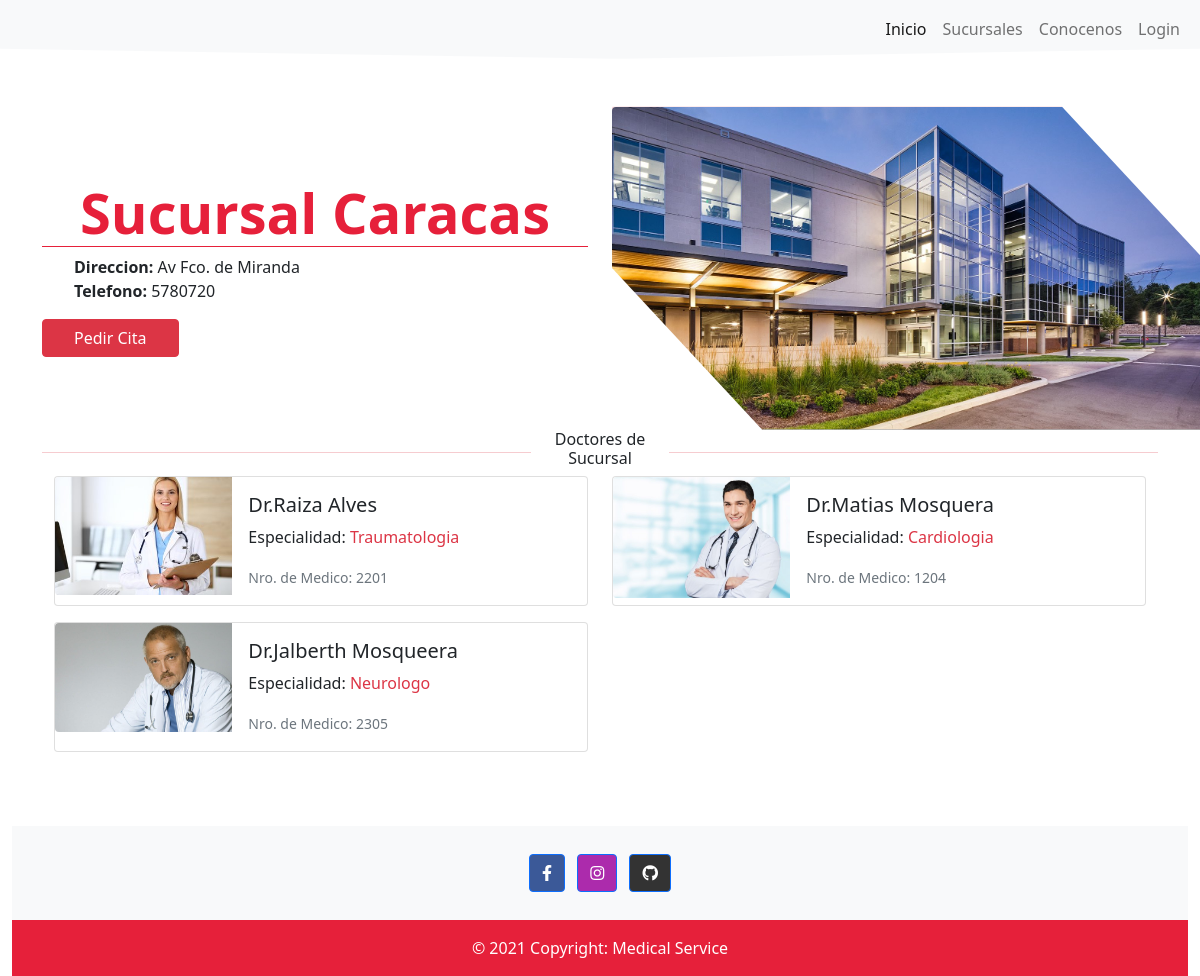
The app's page /branchOffices/detail/1 with its own data.
### branchOffices/models.py (models this page shows, shortened)
class BranchOffices(models.Model):
    name = models.CharField('Nombre sucursal', max_length=50)
    address = models.CharField('Direccion', max_length=200)
    phone = models.IntegerField('Telefono')
    doctors = models.ManyToManyField(Doctor)
    specialty = models.ManyToManyField(Specialty)
    image = models.ImageField('Imagen', upload_to='branchOffices/', null=True,blank=True)
    description = models.TextField()
    class Meta:
        db_table = 'branchOffice'
        verbose_name = 'branchOffice'
        verbose_name_plural = 'branchOffices'

### doctors/models.py (models this page shows, shortened)
class Doctor(models.Model):
    name = models.CharField('Nombre', max_length=50)
    lastName = models.CharField('Apellido', max_length=50)
    medicalNumber = models.IntegerField('Nro. Medico')
    specialty = models.ManyToManyField(Specialty)
    image = models.ImageField('Imagen', upload_to='doctors/', null=True,blank=True)

class Specialty(models.Model):
    name = models.CharField("Especialidad", max_length=100)
    image = models.ImageField('Imagen', upload_to='specialty/',null=True,blank=True)
    icon = models.CharField(max_length=100,blank=True, null=True)

### branchOffices/views.py (the view)
# urls.py: path('detail/<int:pk>', BranchOfficesDetail.as_view(),name='detail'),
class BranchOfficesDetail(DetailView):
    model = BranchOffices
    template_name = 'branchOffices/branchOfficesDetail.html'

### branchOffices/templates/branchOffices/branchOfficesDetail.html (shortened to what this page needs)
{% extends 'base.html' %}
{% load static %}
{% block content %}
<link rel="stylesheet" href="{% static 'css/branchOffices.css' %}">
<div class="container contenedor ">
    <div class="row pt-4 border-danger d-flex justify-content-center align-items-center">
        <div class="col-6">
            <div class="jumbotron">
                <h1 class="display-4 text-center text-colored">{{object.name}}</h1>
            </div>
            <ul class="ul-descriptions">
                <li><strong>Direccion:</strong> {{object.address}}</li>
                <li><strong>Telefono:</strong> {{object.phone}}</li>
            </ul>
            <div class="">
                <a href="{% url 'appointment' %}" class="btn btn-danger w-25 button-appointment">Pedir Cita</a>
            </div>
        </div>
            <div class="col-6">
                <img class="rounded img-top img-bo" src="{{object.image.url}}" alt="">
            </div>
    </div>
    <div class="divisor d-flex align-items-center">
        <hr class="ml-4 text-danger">
        <h6 class='text-center text-separator'>Doctores de Sucursal</h6>
        <hr class="mr-4 text-danger">
    </div>
    <div class="container">
        <div class="row d-flex ">
            {% for s in object.doctors.all %}
            <div class="col-md-6 d-flex justify-content-center">
                <div class="card mb-3 ml-3" style="max-width: 540px;">
                    <div class="row g-0">
                      <div class="col-md-4">
                        <img src="{{s.image.url}}" class="img-fluid rounded-start">
                      </div>
                      <div class="col-md-8">
                        <div class="card-body">
                          <h5 class="card-title">Dr.{{s.name}} {{s.lastName}}</h5>
                          {% for m in s.specialty.all %}
                          <p class="card-text">Especialidad: <span class="text-danger">{{m.name}}</span></p>
                          <p class="card-text"><small class="text-muted">Nro. de Medico: {{s.medicalNumber}}</small></p>
                          {% endfor %}
                        </div>
                      </div>
                    </div>
                  </div>
                </div>
                {% endfor %}
        </div>
    </div>
</div>
{% endblock %}

### static/css/base.css (style rules this page uses)
* { padding: 0; margin: 0; box-sizing: border-box; }
:root { --firtsColor:#E6203A; --secondsColor:#33287C; }
a { text-decoration: none; color: var(--secondsColor); }
body { position: relative; padding-bottom: 7rem; min-height: 100vh; }
.contenedor { margin-bottom: 6rem; }

### static/css/branchOffices.css (style rules this page uses)
:root { --firtsColor:#E6203A; --w:#fff; }
.text-colored { color: var(--firtsColor); }
.jumbotron > h1 { font-weight: bold; border-bottom: 1px solid var(--firtsColor); }
.ul-descriptions { list-style-type: none; }
.img-bo { width:600px; height:auto; clip-path: polygon(0 0, 75% 0%, 100% 50%, 100% 100%, 25% 100%, 0% 50%); border-radius: 3px 0px 3px 0px; box-shadow: 1px 1px 6px var(--firtsColor); }
.contenedor { margin-bottom: 6rem; }
hr { width: 50%; }
.text-separator { border: 1px 1px 0px 1px solid var(--firtsColor); }

### records on screen
BranchOffices: name "Sucursal Caracas", address "Av Fco. de Miranda", phone "5780720", image (picture)
Doctor: image (picture), name "Raiza", lastName "Alves", medicalNumber "2201"
Specialty: name "Traumatologia"
Doctor: image (picture), name "Matias", lastName "Mosquera", medicalNumber "1204"
Specialty: name "Cardiologia"
Doctor: image (picture), name "Jalberth", lastName "Mosqueera", medicalNumber "2305"
Specialty: name "Neurologo"
